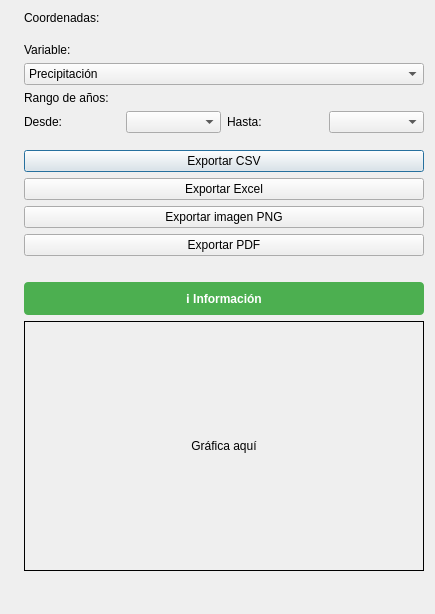
<?xml version="1.0" encoding="UTF-8"?>
<ui version="4.0">
 <class>dialog</class>
 <widget class="QDialog" name="dialog">
  <property name="geometry">
   <rect>
    <x>0</x>
    <y>0</y>
    <width>425</width>
    <height>614</height>
   </rect>
  </property>
  <property name="sizePolicy">
   <sizepolicy hsizetype="Expanding" vsizetype="Expanding">
    <horstretch>0</horstretch>
    <verstretch>0</verstretch>
   </sizepolicy>
  </property>
  <property name="windowTitle">
   <string>Casanare Data Extract</string>
  </property>
  <layout class="QVBoxLayout" name="verticalLayout">
   <item>
    <layout class="QVBoxLayout" name="verticalLayout_main" stretch="1,0">
     <item>
      <layout class="QHBoxLayout" name="horizontalLayout_top" stretch="2,0,1">
       <item>
        <widget class="QLabel" name="label_map">
         <property name="sizePolicy">
          <sizepolicy hsizetype="Expanding" vsizetype="Expanding">
           <horstretch>0</horstretch>
           <verstretch>0</verstretch>
          </sizepolicy>
         </property>
         <property name="text">
          <string/>
         </property>
         <property name="pixmap">
          <pixmap></pixmap>
         </property>
         <property name="scaledContents">
          <bool>true</bool>
         </property>
        </widget>
       </item>
       <item>
        <spacer name="horizontalSpacer_1">
         <property name="orientation">
          <enum>Qt::Horizontal</enum>
         </property>
         <property name="sizeHint" stdset="0">
          <size>
           <width>40</width>
           <height>20</height>
          </size>
         </property>
        </spacer>
       </item>
       <item>
        <layout class="QVBoxLayout" name="verticalLayout_controls">
         <!-- 1. Coordenadas -->
         <item>
          <widget class="QLabel" name="label_coords">
           <property name="text">
            <string>Coordenadas: </string>
           </property>
          </widget>
         </item>
         
         <!-- 2. Espacio vertical -->
         <item>
          <spacer name="verticalSpacer_1">
           <property name="orientation">
            <enum>Qt::Vertical</enum>
           </property>
           <property name="sizeHint" stdset="0">
            <size>
             <width>20</width>
             <height>20</height>
            </size>
           </property>
          </spacer>
         </item>
         
         <!-- 3. Variable -->
         <item>
          <widget class="QLabel" name="label_variable">
           <property name="text">
            <string>Variable:</string>
           </property>
          </widget>
         </item>
         <item>
          <widget class="QComboBox" name="combo_variable">
           <property name="toolTip">
            <string>Variable a graficar</string>
           </property>
           <item>
            <property name="text">
             <string>Precipitación</string>
            </property>
           </item>
           <item>
            <property name="text">
             <string>Temperatura mínima</string>
            </property>
           </item>
           <item>
            <property name="text">
             <string>Temperatura máxima</string>
            </property>
           </item>
           <item>
            <property name="text">
             <string>Evapotranspiración</string>
            </property>
           </item>
          </widget>
         </item>
         
         <!-- 4. Años -->
         <item>
          <widget class="QLabel" name="label_years">
           <property name="text">
            <string>Rango de años:</string>
           </property>
          </widget>
         </item>
         <item>
          <layout class="QHBoxLayout" name="horizontalLayout_years">
           <item>
            <widget class="QLabel" name="label_desde">
             <property name="text">
              <string>Desde:</string>
             </property>
            </widget>
           </item>
           <item>
            <widget class="QComboBox" name="combo_anio_inicio">
             <property name="toolTip">
              <string>Año inicial</string>
             </property>
            </widget>
           </item>
           <item>
            <widget class="QLabel" name="label_hasta">
             <property name="text">
              <string>Hasta:</string>
             </property>
            </widget>
           </item>
           <item>
            <widget class="QComboBox" name="combo_anio_fin">
             <property name="toolTip">
              <string>Año final</string>
             </property>
            </widget>
           </item>
          </layout>
         </item>
         
         <!-- 5. Espacio vertical -->
         <item>
          <spacer name="verticalSpacer_2">
           <property name="orientation">
            <enum>Qt::Vertical</enum>
           </property>
           <property name="sizeHint" stdset="0">
            <size>
             <width>20</width>
             <height>20</height>
            </size>
           </property>
          </spacer>
         </item>
         
         <!-- 6. Botón exportar CSV -->
         <item>
          <widget class="QPushButton" name="pushButton_exportCsv">
           <property name="text">
            <string>Exportar CSV</string>
           </property>
          </widget>
         </item>
         <!-- 7. Botón exportar Excel -->
         <item>
          <widget class="QPushButton" name="pushButton_exportExcel">
           <property name="text">
            <string>Exportar Excel</string>
           </property>
          </widget>
         </item>
         
         <!-- 7. Botón exportar imagen PNG -->
         <item>
          <widget class="QPushButton" name="pushButton_exportPng">
           <property name="text">
            <string>Exportar imagen PNG</string>
           </property>
          </widget>
         </item>
         <!-- 8. Botón exportar PDF -->
         <item>
          <widget class="QPushButton" name="pushButton_exportPdf">
           <property name="text">
            <string>Exportar PDF</string>
           </property>
          </widget>
         </item>
         
         <!-- Separador -->
         <item>
          <spacer name="horizontalSpacer_info">
           <property name="orientation">
            <enum>Qt::Horizontal</enum>
           </property>
           <property name="sizeHint" stdset="0">
            <size>
             <width>20</width>
             <height>20</height>
            </size>
           </property>
          </spacer>
         </item>
         
         <!-- 9. Botón de Información -->
         <item>
          <widget class="QPushButton" name="pushButton_info">
           <property name="text">
            <string>ℹ️ Información</string>
           </property>
           <property name="toolTip">
            <string>Mostrar información sobre el plugin y los datos</string>
           </property>
           <property name="styleSheet">
            <string>QPushButton {
    background-color: #4CAF50;
    color: white;
    border: none;
    border-radius: 4px;
    padding: 8px 16px;
    font-weight: bold;
}
QPushButton:hover {
    background-color: #45a049;
}
QPushButton:pressed {
    background-color: #3d8b40;
}</string>
           </property>
          </widget>
         </item>
         
         <!-- Área de gráfica -->
         <item>
          <widget class="QLabel" name="label_grafica">
           <property name="text">
            <string>Gráfica aquí</string>
           </property>
           <property name="minimumSize">
            <size>
             <width>400</width>
             <height>250</height>
            </size>
           </property>
           <property name="frameShape">
            <enum>QFrame::Box</enum>
           </property>
           <property name="alignment">
            <set>Qt::AlignCenter</set>
           </property>
          </widget>
         </item>
         
         <!-- Espacio final -->
         <item>
          <spacer name="verticalSpacer_3">
           <property name="orientation">
            <enum>Qt::Vertical</enum>
           </property>
           <property name="sizeHint" stdset="0">
            <size>
             <width>20</width>
             <height>40</height>
            </size>
           </property>
          </spacer>
         </item>
        </layout>
       </item>
      </layout>
     </item>
    </layout>
   </item>
  </layout>
 </widget>
 <resources/>
 <connections/>
</ui>
